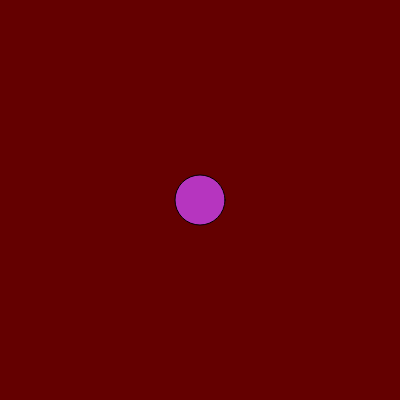
Frame 1 (no input)
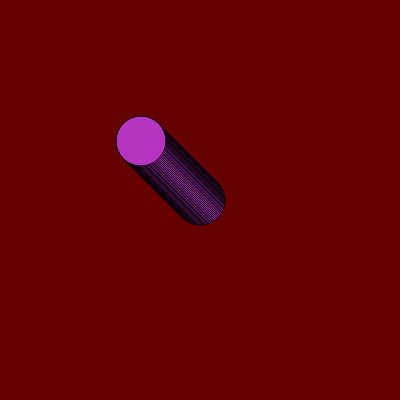
Frame 60 (no input)
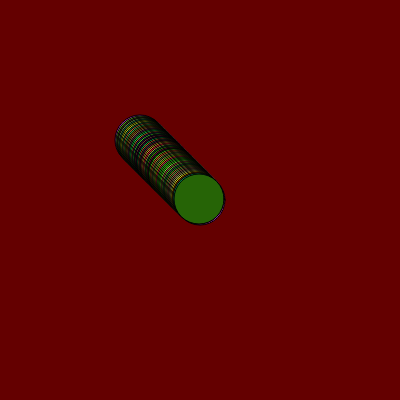
Frame 120 (the mouse pressed at the canvas centre since frame 60)

The p5.js sketch that drew these frames (run headless with seeded random() and noise() and a simulated clock; from frame 60 on, the mouse is pressed at the canvas centre):

// p5.js sketch
// ── sketch.js
let cor;
let posicaoHorizontal; // x
let posicaoVertical; // y

function setup() {
  
  createCanvas(400, 400);
  background(color(100, 0, 0));
  cor = color(random(0, 255), random(0, 255), random (0, 255));
  posicaoHorizontal = 200;
  posicaoVertical = 200;
}

function draw() {
  
  fill(cor);
  circle (posicaoHorizontal, posicaoVertical, 50);
  
  if(mouseX < posicaoHorizontal){
    posicaoHorizontal = posicaoHorizontal -1;
  }
  
  if(mouseX > posicaoHorizontal){
    posicaoHorizontal = posicaoHorizontal +1;
  }
  
  if(mouseY < posicaoVertical){
    posicaoVertical --;
  }
  
  if(mouseY > posicaoVertical){
    posicaoVertical ++;
  }
  
  if(mouseIsPressed){
    cor = color(random(0, 255), random(0, 255), random(0, 100));
  }
}
// ── Bilinha.html
let cor;
let posicaoHorizontal; // x
let posicaoVertical; // y

function setup() {
  
  createCanvas(400, 400);
  background(color(100, 0, 0));
  cor = color(random(0, 255), random(0, 255), random (0, 255));
  posicaoHorizontal = 200;
  posicaoVertical = 200;
}

function draw() {
  
  fill(cor);
  circle (posicaoHorizontal, posicaoVertical, 50);
  
  if(mouseX < posicaoHorizontal){
    posicaoHorizontal = posicaoHorizontal -1;
  }
  
  if(mouseX > posicaoHorizontal){
    posicaoHorizontal = posicaoHorizontal +1;
  }
  
  if(mouseY < posicaoVertical){
    posicaoVertical --;
  }
  
  if(mouseY > posicaoVertical){
    posicaoVertical ++;
  }
  
  if(mouseIsPressed){
    cor = color(random(0, 255), random(0, 255), random(0, 100));
  }
}
